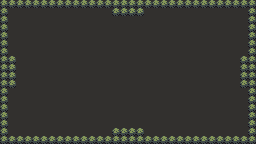

A level layout from a 2D game, rendered from its tile map. Below: a short description, then the map file with tile-grid data replaced by summaries:
An orthogonal 32x18 tile map with 8x8 px tiles, 6 tile layers (Floor, Wall, Door_Up, Door_Right, ...) and 29 objects (12x Item, Enemy).

<map version="1.0" orientation="orthogonal" renderorder="right-down" width="32" height="18" tilewidth="8" tileheight="8" nextobjectid="17">
 <properties>
  <property name="Areas" value="Forest|Test" />
  <property name="IsLargeRoom" type="bool" value="false" />
  <property name="unity:resource" value="true" />
 </properties>
 <tileset firstgid="1" name="Forest" tilewidth="8" tileheight="8" tilecount="170" columns="10">
  <image source="../Forest.png" trans="ffffff" width="80" height="136" />
  <tile id="4">
   <objectgroup draworder="index">
    <object id="0" x="0" y="0" width="8" height="8" />
   </objectgroup>
  </tile>
  <tile id="5">
   <objectgroup draworder="index">
    <object id="0" x="0" y="0" width="8" height="8" />
   </objectgroup>
  </tile>
  <tile id="6">
   <objectgroup draworder="index">
    <object id="0" x="0" y="0" width="8" height="8" />
   </objectgroup>
  </tile>
  <tile id="7">
   <objectgroup draworder="index">
    <object id="0" x="0" y="0" width="8" height="8" />
   </objectgroup>
  </tile>
  <tile id="8">
   <objectgroup draworder="index">
    <object id="0" x="0" y="0" width="8" height="8" />
   </objectgroup>
  </tile>
  <tile id="9">
   <objectgroup draworder="index">
    <object id="0" x="0" y="0" width="8" height="8" />
   </objectgroup>
  </tile>
  <tile id="14">
   <objectgroup draworder="index">
    <object id="0" x="0" y="0" width="8" height="8" />
   </objectgroup>
  </tile>
  <tile id="15">
   <objectgroup draworder="index">
    <object id="0" x="0" y="0" width="8" height="8" />
   </objectgroup>
  </tile>
  <tile id="16">
   <objectgroup draworder="index">
    <object id="0" x="0" y="0" width="8" height="8" />
   </objectgroup>
  </tile>
  <tile id="17">
   <objectgroup draworder="index">
    <object id="0" x="0" y="0" width="8" height="8" />
   </objectgroup>
  </tile>
  <tile id="18">
   <objectgroup draworder="index">
    <object id="0" x="0" y="0" width="8" height="8" />
   </objectgroup>
  </tile>
  <tile id="19">
   <objectgroup draworder="index">
    <object id="0" x="0" y="0" width="8" height="8" />
   </objectgroup>
  </tile>
  <tile id="24">
   <objectgroup draworder="index">
    <object id="0" x="0" y="0" width="8" height="8" />
   </objectgroup>
  </tile>
  <tile id="27">
   <objectgroup draworder="index">
    <object id="0" x="0" y="0" width="8" height="8" />
   </objectgroup>
  </tile>
  <tile id="28">
   <objectgroup draworder="index">
    <object id="0" x="0" y="0" width="8" height="8" />
   </objectgroup>
  </tile>
  <tile id="29">
   <objectgroup draworder="index">
    <object id="0" x="0" y="0" width="8" height="8" />
   </objectgroup>
  </tile>
 </tileset>
 <layer name="Floor" width="32" height="18">
  <data>[576 cells, 576 non-empty, 1 distinct tile ids]</data>
 </layer>
 <layer name="Wall" width="32" height="18">
  <data>[576 cells, 80 non-empty, 1 distinct tile ids]</data>
 </layer>
 <layer name="Door_Up" width="32" height="18">
  <properties>
   <property name="Facing" value="Up" />
  </properties>
  <data>[576 cells, 8 non-empty, 1 distinct tile ids]</data>
 </layer>
 <layer name="Door_Right" width="32" height="18">
  <properties>
   <property name="Facing" value="Right" />
  </properties>
  <data>[576 cells, 8 non-empty, 1 distinct tile ids]</data>
 </layer>
 <layer name="Door_Down" width="32" height="18">
  <properties>
   <property name="Facing" value="Down" />
  </properties>
  <data>[576 cells, 8 non-empty, 1 distinct tile ids]</data>
 </layer>
 <layer name="Door_Left" width="32" height="18">
  <properties>
   <property name="Facing" value="Left" />
  </properties>
  <data>[576 cells, 8 non-empty, 1 distinct tile ids]</data>
 </layer>
 <objectgroup name="Spawners">
  <object id="1" type="Item" x="24" y="32" width="8" height="8" />
  <object id="2" type="Enemy" x="48" y="32" width="8" height="8" />
  <object id="3" type="Item" x="88" y="8" width="8" height="8" />
  <object id="4" type="Item" x="80" y="96" width="8" height="8" />
  <object id="5" type="Item" x="160" y="112" width="8" height="8" />
  <object id="6" type="Item" x="200" y="96" width="8" height="8" />
  <object id="7" type="Item" x="224" y="56" width="8" height="8" />
  <object id="8" type="Item" x="208" y="24" width="8" height="8" />
  <object id="9" type="Item" x="160" y="64" width="8" height="8" />
  <object id="10" type="Item" x="128" y="64" width="8" height="8" />
  <object id="11" type="Item" x="24" y="104" width="8" height="8" />
  <object id="12" type="Item" x="64" y="72" width="8" height="8" />
  <object id="13" type="Item" x="120" y="16" width="8" height="8" />
 </objectgroup>
</map>
